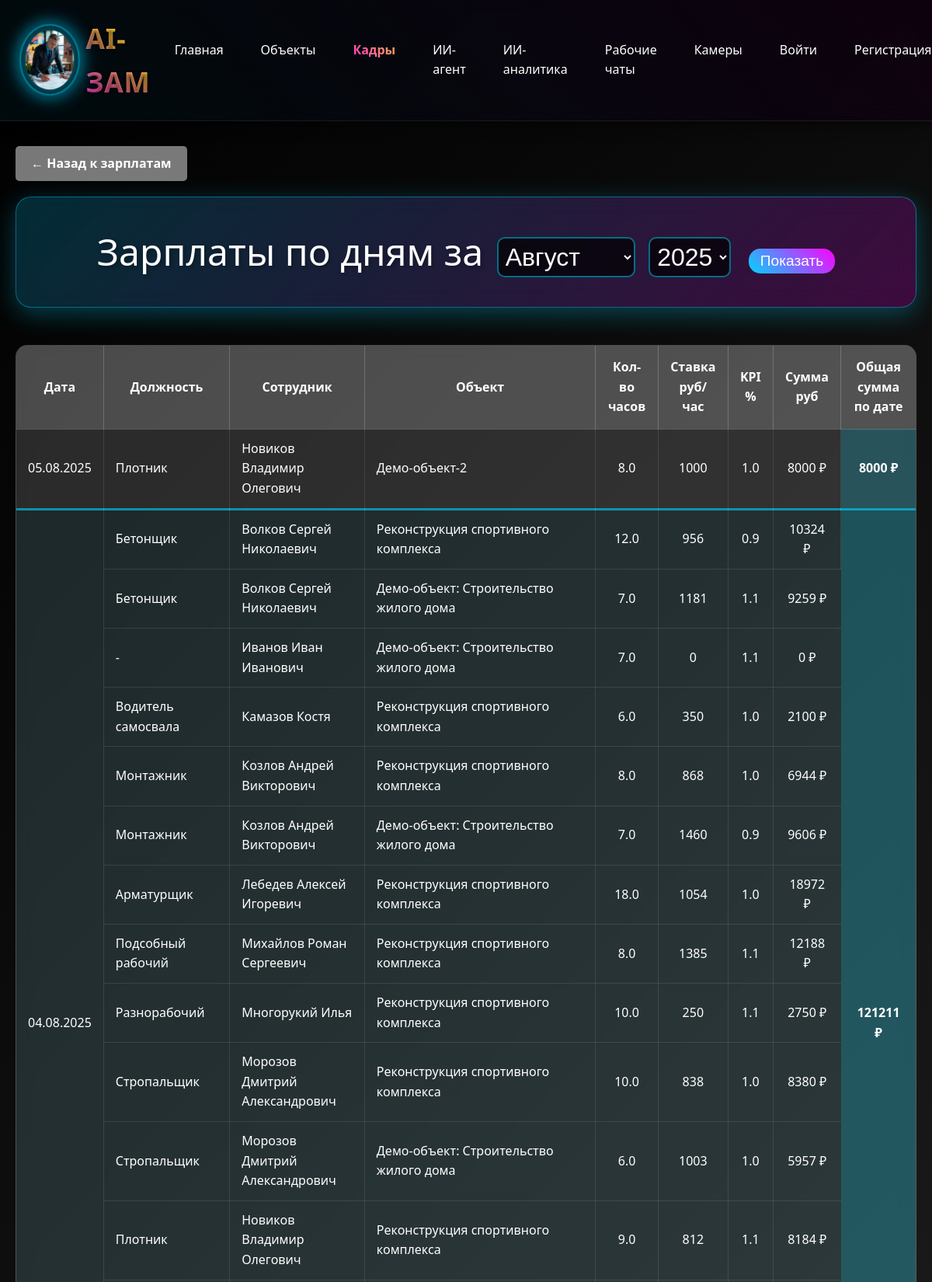
The page /sotrudniki/daily-salaries/ (upper part) on the database its author committed.
### sotrudniki/models.py (models this page shows, shortened)
class SotrudnikiZarplaty(models.Model):
    sotrudnik = models.ForeignKey(Sotrudnik, on_delete=models.CASCADE, verbose_name="Сотрудник")
    objekt = models.ForeignKey('object.Objekt', on_delete=models.CASCADE, verbose_name="Объект")
    data = models.DateField(verbose_name="Дата")
    kolichestvo_chasov = models.DecimalField(max_digits=8, decimal_places=2, verbose_name="Количество часов")
    kpi = models.DecimalField(max_digits=5, decimal_places=2, default=1.0, verbose_name="KPI")
    vydano = models.BooleanField(default=False, verbose_name="Выдано")
    class Meta:
        verbose_name = "Зарплата сотрудника"
        verbose_name_plural = "Зарплаты сотрудников"
        db_table = 'sotrudniki_zarplaty'
        unique_together = ['sotrudnik', 'objekt', 'data']

class Specialnost(models.Model):
    nazvanie = models.CharField(max_length=200, verbose_name="Название специальности")
    kategoriya = models.CharField(max_length=200, verbose_name="Категория", null=True, blank=True)
    class Meta:
        verbose_name = "Специальность"
        verbose_name_plural = "Специальности"

class Sotrudnik(models.Model):
    POL_CHOICES = [
        ('мужской', 'Мужской'),
        ('женский', 'Женский'),
    ]
    organizaciya = models.ForeignKey(
        Organizaciya,
        on_delete=models.CASCADE,
        verbose_name="Организация",
        related_name="sotrudniki",
        null=True,
        blank=True
    )
    fio = models.CharField(max_length=300, verbose_name="ФИО")
    data_rozhdeniya = models.DateField(verbose_name="Дата рождения")
    pol = models.CharField(
        max_length=10,
        choices=POL_CHOICES,
        verbose_name="Пол",
        null=True,
        blank=True
    )
    razmer_odezhdy = models.CharField(
        max_length=10,
        default="50-52",
        verbose_name="Размер одежды"
    )
    razmer_obuvi = models.CharField(
        max_length=5,
        default="43",
        verbose_name="Размер обуви"
    )
    razmer_golovnogo_ubora = models.CharField(
        max_length=5,
        default="55",
        verbose_name="Размер головного убора"
    )
    specialnost = models.ForeignKey(
        Specialnost,
        on_delete=models.SET_NULL,
        null=True,
        blank=True,
        verbose_name="Специальность"
    )
    podrazdelenie = models.ForeignKey(
        Podrazdelenie,
        on_delete=models.SET_NULL,
        null=True,
        blank=True,
        verbose_name="Подразделение"
    )
    data_priema = models.DateField(verbose_name="Дата приема")
    data_nachala_raboty = models.DateField(verbose_name="Дата начала работы")
    bazovoe_obuchenie = models.BooleanField(default=True, verbose_name="Базовое обучение")
    obuchenie_na_predpriyatii = models.BooleanField(default=True, verbose_name="Обучение на предприятии")
    med_osvidetelstvovanie = models.BooleanField(default=True, verbose_name="Мед.освидетельствование")
    dopusk_k_rabote = models.BooleanField(default=True, verbose_name="Допуск к работе")
    stazhirovka = models.BooleanField(default=True, verbose_name="Стажировка")
    siz = models.BooleanField(default=True, verbose_name="СИЗ")
    class Meta:
        verbose_name = "Сотрудник"
        verbose_name_plural = "Сотрудники"

### object/models.py (models this page shows, shortened)
class Objekt(models.Model):
    STATUS_CHOICES = [
        ('планируется', 'Планируется'),
        ('в работе', 'В работе'),
        ('завершён', 'Завершён'),
    ]
    nazvanie = models.CharField(max_length=255, verbose_name="Название")
    organizacii = models.ManyToManyField(
        'sotrudniki.Organizaciya',
        verbose_name="Организации",
        blank=True,
        related_name="objekty"
    )
    otvetstvennyj = models.CharField(max_length=255, default="Иванов Иван Иванович", verbose_name="Ответственный")
    data_nachala = models.DateField(verbose_name="Дата начала")
    data_plan_zaversheniya = models.DateField(verbose_name="Дата план завершения")
    data_fakt_zaversheniya = models.DateField(null=True, blank=True, verbose_name="Дата факт завершения")
    status = models.CharField(max_length=20, choices=STATUS_CHOICES, default='планируется', verbose_name="Статус")
    is_active = models.BooleanField(default=True, verbose_name="Активный")
    sotrudniki = models.ManyToManyField(
        'sotrudniki.Sotrudnik',
        verbose_name="Сотрудники",
        blank=True,
        related_name="objekty_work",
        help_text="Сотрудники, работающие на данном объекте"
    )
    chat_id = models.CharField(max_length=255, null=True, blank=True, verbose_name="ID чата")
    demo = models.BooleanField(default=False, verbose_name="Демо")
    class Meta:
        verbose_name = "Объект"
        verbose_name_plural = "Объекты"
        db_table = 'objekt'

### sotrudniki/views.py (the view)
# urls.py: path('daily-salaries/', views.daily_salaries, name='daily_salaries'),
def daily_salaries(request):
    from datetime import datetime
    from object.models import ResursyPoObjektu, Resurs
    from django.db.models import Sum
    current_date = datetime.now()
    year = request.GET.get('year', str(current_date.year))
    month = request.GET.get('month', str(current_date.month))
    month_names_ru = {
        1: 'Январь', 2: 'Февраль', 3: 'Март', 4: 'Апрель',
        5: 'Май', 6: 'Июнь', 7: 'Июль', 8: 'Август',
        9: 'Сентябрь', 10: 'Октябрь', 11: 'Ноябрь', 12: 'Декабрь'
    }
    month_int = int(month)
    month_name_ru = month_names_ru.get(month_int, '')
    zarplaty = SotrudnikiZarplaty.objects.filter(
        data__year=year,
        data__month=month
    ).select_related('sotrudnik', 'objekt').order_by('data', 'sotrudnik__fio')
    grouped_data = {}
    daily_totals = {}
    for zp in zarplaty:
        stavka = 0
        if zp.sotrudnik.specialnost:
            resurs = Resurs.objects.filter(
                naimenovanie__icontains=zp.sotrudnik.specialnost.nazvanie,
                edinica_izmereniya='час'
            ).first()
            if resurs:
                resurs_po_objektu = ResursyPoObjektu.objects.filter(
                    objekt=zp.objekt,
                    resurs=resurs
                ).first()
                if resurs_po_objektu:
                    stavka = float(resurs_po_objektu.cena)
        summa = float(zp.kolichestvo_chasov) * float(zp.kpi) * stavka
        if zp.data not in grouped_data:
            grouped_data[zp.data] = []
            daily_totals[zp.data] = 0
        grouped_data[zp.data].append({
            'sotrudnik': zp.sotrudnik.fio,
            'objekt': zp.objekt.nazvanie if zp.objekt else '-',
            'specialnost': zp.sotrudnik.specialnost.nazvanie if zp.sotrudnik.specialnost else '-',
            'kolichestvo_chasov': zp.kolichestvo_chasov,
            'stavka': int(stavka),
            'kpi': zp.kpi,
            'summa': int(summa)
        })
        daily_totals[zp.data] += int(summa)
    daily_data = []
    for date in sorted(grouped_data.keys(), reverse=True):
        for i, item in enumerate(grouped_data[date]):
            daily_data.append({
                'data': date,
                'is_first_in_group': i == 0,
                'group_size': len(grouped_data[date]),
                'sotrudnik': item['sotrudnik'],
                'objekt': item['objekt'],
                'specialnost': item['specialnost'],
                'kolichestvo_chasov': item['kolichestvo_chasov'],
                'stavka': item['stavka'],
                'kpi': item['kpi'],
                'summa': item['summa'],
                'daily_total': daily_totals[date]
            })
    context = {
        'daily_data': daily_data,
        'year': year,
        'month': month,
        'month_name': f"{month_name_ru} {year}"
    }
    return render(request, 'sotrudniki/daily_salaries.html', context)

### sotrudniki/templates/sotrudniki/daily_salaries.html (shortened to what this page needs)
{% extends 'base/base.html' %}
{% load dict_extras %}
{% block content %}
<a href="{% url 'sotrudniki:salaries_list' %}" class="back-btn">← Назад к зарплатам</a>
<div class="page-title">
    <form method="get" style="display: inline-block;">
        Зарплаты по дням за
        <select name="month" style="padding: 5px; margin: 0 5px; background: rgba(0, 0, 0, 0.7); color: white; border: 2px solid rgba(0, 212, 255, 0.5); border-radius: 10px; font-size: 2rem;">
            <option value="8" {% if month == '8' %}selected{% endif %}>Август</option>
        </select>
        <select name="year" style="padding: 5px; margin-right: 10px; background: rgba(0, 0, 0, 0.7); color: white; border: 2px solid rgba(0, 212, 255, 0.5); border-radius: 10px; font-size: 2rem;">
            <option value="2025" {% if year == '2025' %}selected{% endif %}>2025</option>
        </select>
        <button type="submit" style="padding: 5px 15px; background: linear-gradient(45deg, #00d4ff, #ff00ff); color: white; border: none; border-radius: 15px; font-size: 1.2rem;">Показать</button>
    </form>
</div>
<div class="daily-table">
    <table>
        <thead>
            <tr>
                <th>Дата</th>
                <th>Должность</th>
                <th>Сотрудник</th>
                <th>Объект</th>
                <th>Кол-во<br>часов</th>
                <th>Ставка<br>руб/час</th>
                <th>KPI<br>%</th>
                <th>Сумма<br>руб</th>
                <th>Общая сумма<br>по дате</th>
            </tr>
        </thead>
        <tbody>
            {% for data in daily_data %}
            {% if data.is_first_in_group %}
                {% cycle 'group-even' 'group-odd' as row_class silent %}
            {% endif %}
            <tr class="{{ row_class }}{% if data.is_first_in_group and not forloop.first %} group-border{% endif %}">
                {% if data.is_first_in_group %}
                <td rowspan="{{ data.group_size }}">{{ data.data|date:"d.m.Y" }}</td>
                {% endif %}
                <td style="text-align: left;">{{ data.specialnost }}</td>
                <td style="text-align: left;">{{ data.sotrudnik }}</td>
                <td style="text-align: left;">{{ data.objekt }}</td>
                <td>{{ data.kolichestvo_chasov|floatformat:1 }}</td>
                <td>{{ data.stavka }}</td>
                <td>{{ data.kpi|floatformat:1 }}</td>
                <td>{{ data.summa }} ₽</td>
                {% if data.is_first_in_group %}
                <td class="date-total" rowspan="{{ data.group_size }}">{{ data.daily_total }} ₽</td>
                {% endif %}
            </tr>
            {% empty %}
            <tr>
                <td colspan="9" style="text-align: center; color: rgba(255, 255, 255, 0.7);">Нет данных о зарплатах</td>
            </tr>
            {% endfor %}
        </tbody>
    </table>
</div>
{% endblock %}

### rows shown on the page
SotrudnikiZarplaty: data "05.08.2025", kolichestvo_chasov "8.0", kpi "1.0"
Specialnost: specialnost "Плотник" "Плотник"
Sotrudnik: sotrudnik "Новиков Владимир Олегович" "Новиков Владимир Олегович"
Objekt: objekt "Демо-объект-2"
SotrudnikiZarplaty: data "04.08.2025", kolichestvo_chasov "12.0", kpi "0.9"
Specialnost: specialnost "Бетонщик" "Бетонщик"
Sotrudnik: sotrudnik "Волков Сергей Николаевич" "Волков Сергей Николаевич"
Objekt: objekt "Реконструкция спортивного комплекса" "Реконструкция спортивного комплекса" "Реконструкция спортивного комплекса" "Реконструкция спортивного комплекса" "Реконструкция спортивного комплекса" "Реконструкция спортивного комплекса" "Реконструкция спортивного комплекса" "Реконструкция спортивного комплекса"
Objekt: objekt "Демо-объект: Строительство жилого дома" "Демо-объект: Строительство жилого дома" "Демо-объект: Строительство жилого дома" "Демо-объект: Строительство жилого дома"
SotrudnikiZarplaty: kolichestvo_chasov "7.0", kpi "1.1"
Sotrudnik: sotrudnik "Иванов Иван Иванович"
SotrudnikiZarplaty: kolichestvo_chasov "7.0", kpi "1.1"
Specialnost: specialnost "Водитель самосвала"
Sotrudnik: sotrudnik "Камазов Костя"
SotrudnikiZarplaty: kolichestvo_chasov "6.0", kpi "1.0"
Specialnost: specialnost "Монтажник" "Монтажник"
Sotrudnik: sotrudnik "Козлов Андрей Викторович" "Козлов Андрей Викторович"
SotrudnikiZarplaty: kolichestvo_chasov "8.0", kpi "1.0"
SotrudnikiZarplaty: kolichestvo_chasov "7.0", kpi "0.9"
Specialnost: specialnost "Арматурщик"
Sotrudnik: sotrudnik "Лебедев Алексей Игоревич"
SotrudnikiZarplaty: kolichestvo_chasov "18.0", kpi "1.0"
Specialnost: specialnost "Подсобный рабочий"
Sotrudnik: sotrudnik "Михайлов Роман Сергеевич"
SotrudnikiZarplaty: kolichestvo_chasov "8.0", kpi "1.1"
Specialnost: specialnost "Разнорабочий"
Sotrudnik: sotrudnik "Многорукий Илья"
SotrudnikiZarplaty: kolichestvo_chasov "10.0", kpi "1.1"
Specialnost: specialnost "Стропальщик" "Стропальщик"
Sotrudnik: sotrudnik "Морозов Дмитрий Александрович" "Морозов Дмитрий Александрович"
SotrudnikiZarplaty: kolichestvo_chasov "10.0", kpi "1.0"
SotrudnikiZarplaty: kolichestvo_chasov "6.0", kpi "1.0"
SotrudnikiZarplaty: kolichestvo_chasov "9.0", kpi "1.1"

### other values the page prints
{{ data.stavka }} "1000" "956" "1181" "0" "350" "868" "1460" "1054" "1385" "250" "838" "1003" "812"
{{ data.summa }} "8000" "10324" "9259" "0" "2100" "6944" "9606" "18972" "12188" "2750" "8380" "5957" "8184"
{{ data.daily_total }} "8000" "121211"
{{ data.specialnost }} "-"
